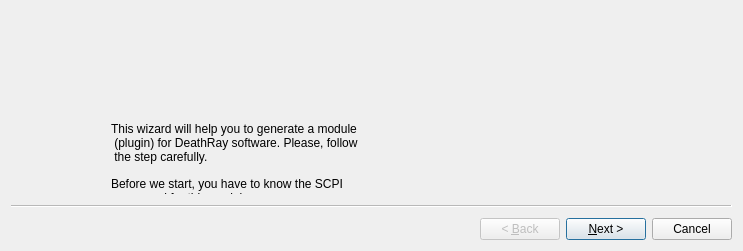
<?xml version="1.0" encoding="UTF-8"?>
<ui version="4.0">
 <class>Wizard</class>
 <widget class="QWizard" name="Wizard">
  <property name="geometry">
   <rect>
    <x>0</x>
    <y>0</y>
    <width>743</width>
    <height>251</height>
   </rect>
  </property>
  <property name="windowTitle">
   <string>Wizard</string>
  </property>
  <widget class="QWizardPage" name="wizardPage1">
   <widget class="QWidget" name="">
    <property name="geometry">
     <rect>
      <x>100</x>
      <y>110</y>
      <width>351</width>
      <height>258</height>
     </rect>
    </property>
    <layout class="QVBoxLayout" name="verticalLayout">
     <item>
      <widget class="QLabel" name="label">
       <property name="text">
        <string>This wizard will help you to generate a module
 (plugin) for DeathRay software. Please, follow
 the step carefully.</string>
       </property>
      </widget>
     </item>
     <item>
      <widget class="QLabel" name="label_2">
       <property name="text">
        <string>Before we start, you have to know the SCPI
 command for this module.</string>
       </property>
      </widget>
     </item>
     <item>
      <widget class="QLabel" name="label_4">
       <property name="text">
        <string>Notes:
1) the wizard can not build a complex module
 (for example, use more than one SCPI command
 to be achive the goal for one device).
2) After the module generated, It is going to
 in the gpib_command folder inside DeathRay folder.
3) Please, review the generated module. Maybe, 
there are some errors. </string>
       </property>
      </widget>
     </item>
     <item>
      <widget class="QLabel" name="label_3">
       <property name="text">
        <string>When you are ready, Please, click Next.</string>
       </property>
      </widget>
     </item>
    </layout>
   </widget>
   <zorder>label_2</zorder>
   <zorder>label_3</zorder>
   <zorder>label_3</zorder>
  </widget>
  <widget class="QWizardPage" name="wizardPage2">
   <widget class="QLabel" name="label_5">
    <property name="geometry">
     <rect>
      <x>20</x>
      <y>10</y>
      <width>161</width>
      <height>31</height>
     </rect>
    </property>
    <property name="text">
     <string>General Inofrmation:</string>
    </property>
   </widget>
   <widget class="Line" name="line">
    <property name="geometry">
     <rect>
      <x>10</x>
      <y>30</y>
      <width>741</width>
      <height>16</height>
     </rect>
    </property>
    <property name="orientation">
     <enum>Qt::Horizontal</enum>
    </property>
   </widget>
   <widget class="QLineEdit" name="lineEdit">
    <property name="geometry">
     <rect>
      <x>170</x>
      <y>50</y>
      <width>113</width>
      <height>27</height>
     </rect>
    </property>
   </widget>
   <widget class="QLabel" name="label_6">
    <property name="geometry">
     <rect>
      <x>20</x>
      <y>50</y>
      <width>161</width>
      <height>31</height>
     </rect>
    </property>
    <property name="text">
     <string>Name of module file:</string>
    </property>
   </widget>
   <widget class="QLabel" name="label_7">
    <property name="geometry">
     <rect>
      <x>290</x>
      <y>50</y>
      <width>241</width>
      <height>31</height>
     </rect>
    </property>
    <property name="text">
     <string>Ex: voltageDC (from getvoltageDC)</string>
    </property>
   </widget>
   <widget class="QLabel" name="label_8">
    <property name="geometry">
     <rect>
      <x>20</x>
      <y>80</y>
      <width>161</width>
      <height>31</height>
     </rect>
    </property>
    <property name="text">
     <string>Module name:</string>
    </property>
   </widget>
   <widget class="QLineEdit" name="lineEdit_2">
    <property name="geometry">
     <rect>
      <x>170</x>
      <y>80</y>
      <width>113</width>
      <height>27</height>
     </rect>
    </property>
   </widget>
   <widget class="QLabel" name="label_9">
    <property name="geometry">
     <rect>
      <x>290</x>
      <y>80</y>
      <width>331</width>
      <height>31</height>
     </rect>
    </property>
    <property name="text">
     <string>Ex: DC voltage Reader (from getvoltageDC)</string>
    </property>
   </widget>
   <widget class="QLabel" name="label_10">
    <property name="geometry">
     <rect>
      <x>20</x>
      <y>110</y>
      <width>161</width>
      <height>31</height>
     </rect>
    </property>
    <property name="text">
     <string>Your name: </string>
    </property>
   </widget>
   <widget class="QLineEdit" name="lineEdit_3">
    <property name="geometry">
     <rect>
      <x>170</x>
      <y>110</y>
      <width>113</width>
      <height>27</height>
     </rect>
    </property>
   </widget>
   <widget class="QLabel" name="label_11">
    <property name="geometry">
     <rect>
      <x>290</x>
      <y>110</y>
      <width>331</width>
      <height>31</height>
     </rect>
    </property>
    <property name="text">
     <string>Ex: Bob Michael</string>
    </property>
   </widget>
   <widget class="QLabel" name="label_12">
    <property name="geometry">
     <rect>
      <x>20</x>
      <y>140</y>
      <width>161</width>
      <height>31</height>
     </rect>
    </property>
    <property name="text">
     <string>Module's goal: </string>
    </property>
   </widget>
   <widget class="QLineEdit" name="lineEdit_4">
    <property name="geometry">
     <rect>
      <x>170</x>
      <y>140</y>
      <width>113</width>
      <height>27</height>
     </rect>
    </property>
   </widget>
   <widget class="QLabel" name="label_13">
    <property name="geometry">
     <rect>
      <x>290</x>
      <y>140</y>
      <width>421</width>
      <height>31</height>
     </rect>
    </property>
    <property name="text">
     <string>Ex:This moduel returns the DC voltage (from getvoltageDC)</string>
    </property>
   </widget>
  </widget>
  <widget class="QWizardPage" name="wizardPage3"/>
  <widget class="QWizardPage" name="wizardPage10"/>
 </widget>
 <resources/>
 <connections/>
</ui>
